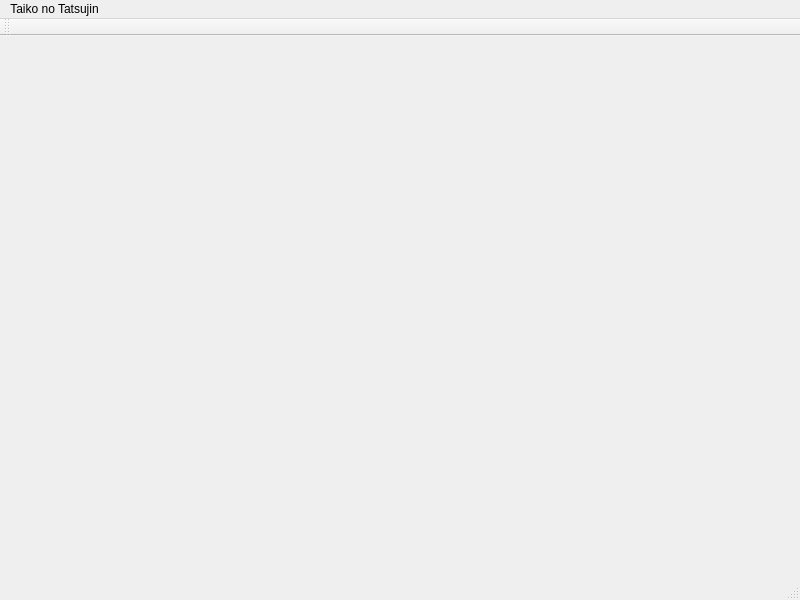
<?xml version="1.0" encoding="UTF-8"?>
<ui version="4.0">
 <class>MainWindow</class>
 <widget class="QMainWindow" name="MainWindow">
  <property name="geometry">
   <rect>
    <x>0</x>
    <y>0</y>
    <width>800</width>
    <height>600</height>
   </rect>
  </property>
  <property name="minimumSize">
   <size>
    <width>800</width>
    <height>600</height>
   </size>
  </property>
  <property name="maximumSize">
   <size>
    <width>800</width>
    <height>600</height>
   </size>
  </property>
  <property name="windowTitle">
   <string>MainWindow</string>
  </property>
  <widget class="QWidget" name="centralWidget"/>
  <widget class="QMenuBar" name="menuBar">
   <property name="geometry">
    <rect>
     <x>0</x>
     <y>0</y>
     <width>800</width>
     <height>22</height>
    </rect>
   </property>
   <widget class="QMenu" name="menuTaiko_no_Tatsujin">
    <property name="title">
     <string>Taiko no Tatsujin</string>
    </property>
   </widget>
   <addaction name="menuTaiko_no_Tatsujin"/>
  </widget>
  <widget class="QToolBar" name="mainToolBar">
   <attribute name="toolBarArea">
    <enum>TopToolBarArea</enum>
   </attribute>
   <attribute name="toolBarBreak">
    <bool>false</bool>
   </attribute>
  </widget>
  <widget class="QStatusBar" name="statusBar"/>
 </widget>
 <layoutdefault spacing="6" margin="11"/>
 <resources/>
 <connections/>
</ui>
